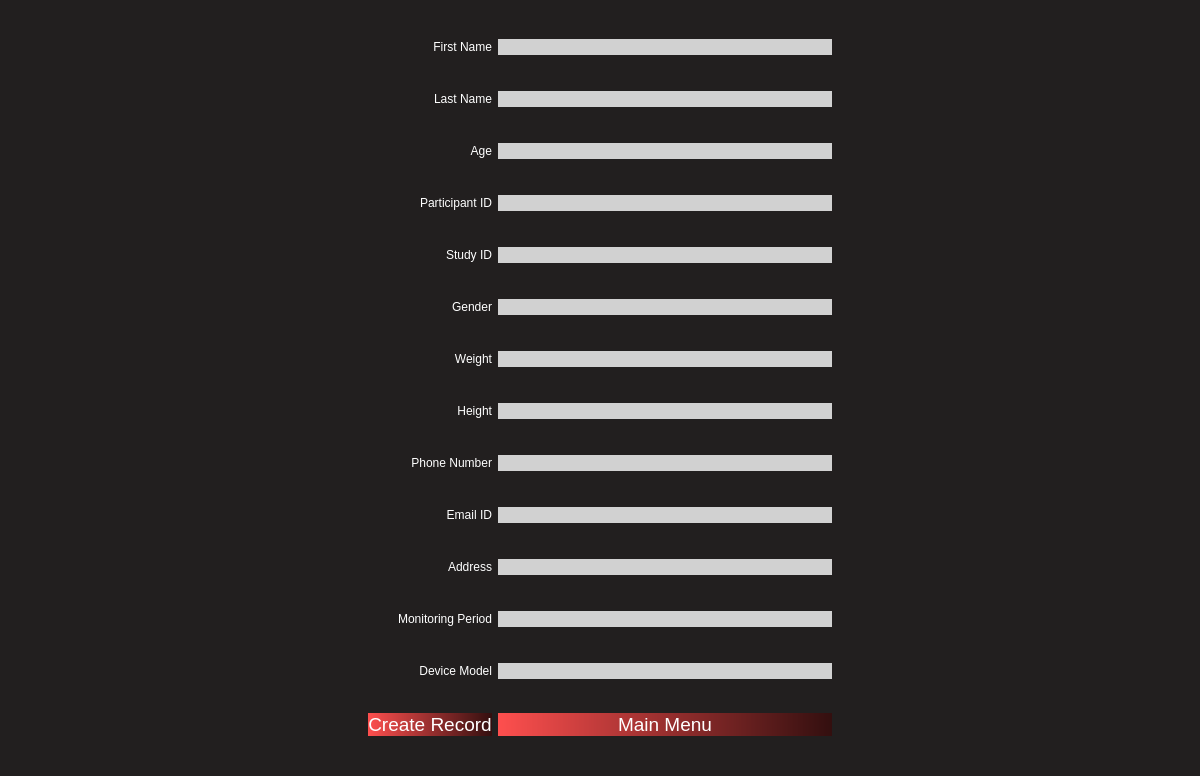
<?xml version="1.0" encoding="UTF-8"?>
<ui version="4.0">
 <class>Dialog</class>
 <widget class="QWidget" name="Dialog">
  <property name="geometry">
   <rect>
    <x>0</x>
    <y>0</y>
    <width>1200</width>
    <height>776</height>
   </rect>
  </property>
  <property name="windowTitle">
   <string>Configuration</string>
  </property>
  <property name="styleSheet">
   <string notr="true">background-color: rgb(34, 31, 31);</string>
  </property>
  <layout class="QGridLayout" name="gridLayout">
   <item row="0" column="0">
    <spacer name="horizontalSpacer_2">
     <property name="orientation">
      <enum>Qt::Horizontal</enum>
     </property>
     <property name="sizeHint" stdset="0">
      <size>
       <width>357</width>
       <height>20</height>
      </size>
     </property>
    </spacer>
   </item>
   <item row="0" column="1">
    <widget class="QLabel" name="FirstName">
     <property name="styleSheet">
      <string notr="true">color: rgb(255, 255, 255);</string>
     </property>
     <property name="text">
      <string>First Name</string>
     </property>
     <property name="alignment">
      <set>Qt::AlignRight|Qt::AlignTrailing|Qt::AlignVCenter</set>
     </property>
    </widget>
   </item>
   <item row="0" column="2">
    <widget class="QLineEdit" name="FirstNameLabel">
     <property name="styleSheet">
      <string notr="true">background-color: rgb(209, 209, 209);
border-radius: 11px;</string>
     </property>
     <property name="alignment">
      <set>Qt::AlignCenter</set>
     </property>
    </widget>
   </item>
   <item row="0" column="3">
    <spacer name="horizontalSpacer_12">
     <property name="orientation">
      <enum>Qt::Horizontal</enum>
     </property>
     <property name="sizeHint" stdset="0">
      <size>
       <width>357</width>
       <height>20</height>
      </size>
     </property>
    </spacer>
   </item>
   <item row="1" column="0">
    <spacer name="horizontalSpacer_13">
     <property name="orientation">
      <enum>Qt::Horizontal</enum>
     </property>
     <property name="sizeHint" stdset="0">
      <size>
       <width>357</width>
       <height>20</height>
      </size>
     </property>
    </spacer>
   </item>
   <item row="1" column="1">
    <widget class="QLabel" name="LastName">
     <property name="styleSheet">
      <string notr="true">color: rgb(255, 255, 255);</string>
     </property>
     <property name="text">
      <string>Last Name</string>
     </property>
     <property name="alignment">
      <set>Qt::AlignRight|Qt::AlignTrailing|Qt::AlignVCenter</set>
     </property>
    </widget>
   </item>
   <item row="1" column="2">
    <widget class="QLineEdit" name="LastNameLabel">
     <property name="styleSheet">
      <string notr="true">background-color: rgb(209, 209, 209);
border-radius: 11px;</string>
     </property>
     <property name="alignment">
      <set>Qt::AlignCenter</set>
     </property>
    </widget>
   </item>
   <item row="1" column="3">
    <spacer name="horizontalSpacer_20">
     <property name="orientation">
      <enum>Qt::Horizontal</enum>
     </property>
     <property name="sizeHint" stdset="0">
      <size>
       <width>357</width>
       <height>20</height>
      </size>
     </property>
    </spacer>
   </item>
   <item row="2" column="0">
    <spacer name="horizontalSpacer_21">
     <property name="orientation">
      <enum>Qt::Horizontal</enum>
     </property>
     <property name="sizeHint" stdset="0">
      <size>
       <width>357</width>
       <height>20</height>
      </size>
     </property>
    </spacer>
   </item>
   <item row="2" column="1">
    <widget class="QLabel" name="Age">
     <property name="styleSheet">
      <string notr="true">color: rgb(255, 255, 255);</string>
     </property>
     <property name="text">
      <string>Age</string>
     </property>
     <property name="alignment">
      <set>Qt::AlignRight|Qt::AlignTrailing|Qt::AlignVCenter</set>
     </property>
    </widget>
   </item>
   <item row="2" column="2">
    <widget class="QLineEdit" name="AgeLabel">
     <property name="styleSheet">
      <string notr="true">background-color: rgb(209, 209, 209);
border-radius: 11px;</string>
     </property>
     <property name="alignment">
      <set>Qt::AlignCenter</set>
     </property>
    </widget>
   </item>
   <item row="3" column="0">
    <spacer name="horizontalSpacer_31">
     <property name="orientation">
      <enum>Qt::Horizontal</enum>
     </property>
     <property name="sizeHint" stdset="0">
      <size>
       <width>357</width>
       <height>20</height>
      </size>
     </property>
    </spacer>
   </item>
   <item row="3" column="1">
    <widget class="QLabel" name="ParticipantID_2">
     <property name="styleSheet">
      <string notr="true">color: rgb(255, 255, 255);</string>
     </property>
     <property name="text">
      <string>Participant ID</string>
     </property>
     <property name="alignment">
      <set>Qt::AlignRight|Qt::AlignTrailing|Qt::AlignVCenter</set>
     </property>
    </widget>
   </item>
   <item row="3" column="2">
    <widget class="QLineEdit" name="ParticipantIDLabel">
     <property name="styleSheet">
      <string notr="true">background-color: rgb(209, 209, 209);
border-radius: 11px;</string>
     </property>
     <property name="alignment">
      <set>Qt::AlignCenter</set>
     </property>
    </widget>
   </item>
   <item row="3" column="3">
    <spacer name="horizontalSpacer_32">
     <property name="orientation">
      <enum>Qt::Horizontal</enum>
     </property>
     <property name="sizeHint" stdset="0">
      <size>
       <width>357</width>
       <height>20</height>
      </size>
     </property>
    </spacer>
   </item>
   <item row="4" column="0">
    <spacer name="horizontalSpacer_33">
     <property name="orientation">
      <enum>Qt::Horizontal</enum>
     </property>
     <property name="sizeHint" stdset="0">
      <size>
       <width>357</width>
       <height>20</height>
      </size>
     </property>
    </spacer>
   </item>
   <item row="4" column="1">
    <widget class="QLabel" name="StudyID_3">
     <property name="styleSheet">
      <string notr="true">color: rgb(255, 255, 255);</string>
     </property>
     <property name="text">
      <string>Study ID</string>
     </property>
     <property name="alignment">
      <set>Qt::AlignRight|Qt::AlignTrailing|Qt::AlignVCenter</set>
     </property>
    </widget>
   </item>
   <item row="4" column="2">
    <widget class="QLineEdit" name="StudyIDLabel">
     <property name="styleSheet">
      <string notr="true">background-color: rgb(209, 209, 209);
border-radius: 11px;</string>
     </property>
     <property name="alignment">
      <set>Qt::AlignCenter</set>
     </property>
    </widget>
   </item>
   <item row="4" column="3">
    <spacer name="horizontalSpacer_34">
     <property name="orientation">
      <enum>Qt::Horizontal</enum>
     </property>
     <property name="sizeHint" stdset="0">
      <size>
       <width>357</width>
       <height>20</height>
      </size>
     </property>
    </spacer>
   </item>
   <item row="5" column="0">
    <spacer name="horizontalSpacer_35">
     <property name="orientation">
      <enum>Qt::Horizontal</enum>
     </property>
     <property name="sizeHint" stdset="0">
      <size>
       <width>357</width>
       <height>20</height>
      </size>
     </property>
    </spacer>
   </item>
   <item row="5" column="1">
    <widget class="QLabel" name="Gender">
     <property name="styleSheet">
      <string notr="true">color: rgb(255, 255, 255);</string>
     </property>
     <property name="text">
      <string>Gender</string>
     </property>
     <property name="alignment">
      <set>Qt::AlignRight|Qt::AlignTrailing|Qt::AlignVCenter</set>
     </property>
    </widget>
   </item>
   <item row="5" column="2">
    <widget class="QLineEdit" name="GenderLabel">
     <property name="styleSheet">
      <string notr="true">background-color: rgb(209, 209, 209);
border-radius: 11px;</string>
     </property>
     <property name="alignment">
      <set>Qt::AlignCenter</set>
     </property>
    </widget>
   </item>
   <item row="5" column="3">
    <spacer name="horizontalSpacer_36">
     <property name="orientation">
      <enum>Qt::Horizontal</enum>
     </property>
     <property name="sizeHint" stdset="0">
      <size>
       <width>357</width>
       <height>20</height>
      </size>
     </property>
    </spacer>
   </item>
   <item row="6" column="0">
    <spacer name="horizontalSpacer_39">
     <property name="orientation">
      <enum>Qt::Horizontal</enum>
     </property>
     <property name="sizeHint" stdset="0">
      <size>
       <width>357</width>
       <height>20</height>
      </size>
     </property>
    </spacer>
   </item>
   <item row="6" column="1">
    <widget class="QLabel" name="Weight_2">
     <property name="styleSheet">
      <string notr="true">color: rgb(255, 255, 255);</string>
     </property>
     <property name="text">
      <string>Weight</string>
     </property>
     <property name="alignment">
      <set>Qt::AlignRight|Qt::AlignTrailing|Qt::AlignVCenter</set>
     </property>
    </widget>
   </item>
   <item row="6" column="2">
    <widget class="QLineEdit" name="WeightLabel">
     <property name="styleSheet">
      <string notr="true">background-color: rgb(209, 209, 209);
border-radius: 11px;</string>
     </property>
     <property name="alignment">
      <set>Qt::AlignCenter</set>
     </property>
    </widget>
   </item>
   <item row="6" column="3">
    <spacer name="horizontalSpacer_41">
     <property name="orientation">
      <enum>Qt::Horizontal</enum>
     </property>
     <property name="sizeHint" stdset="0">
      <size>
       <width>357</width>
       <height>20</height>
      </size>
     </property>
    </spacer>
   </item>
   <item row="7" column="0">
    <spacer name="horizontalSpacer">
     <property name="orientation">
      <enum>Qt::Horizontal</enum>
     </property>
     <property name="sizeHint" stdset="0">
      <size>
       <width>357</width>
       <height>20</height>
      </size>
     </property>
    </spacer>
   </item>
   <item row="7" column="1">
    <widget class="QLabel" name="Height_2">
     <property name="styleSheet">
      <string notr="true">color: rgb(255, 255, 255);</string>
     </property>
     <property name="text">
      <string>Height</string>
     </property>
     <property name="alignment">
      <set>Qt::AlignRight|Qt::AlignTrailing|Qt::AlignVCenter</set>
     </property>
    </widget>
   </item>
   <item row="7" column="2">
    <widget class="QLineEdit" name="HeightLabel">
     <property name="styleSheet">
      <string notr="true">background-color: rgb(209, 209, 209);
border-radius: 11px;</string>
     </property>
     <property name="alignment">
      <set>Qt::AlignCenter</set>
     </property>
    </widget>
   </item>
   <item row="7" column="3">
    <spacer name="horizontalSpacer_3">
     <property name="orientation">
      <enum>Qt::Horizontal</enum>
     </property>
     <property name="sizeHint" stdset="0">
      <size>
       <width>357</width>
       <height>20</height>
      </size>
     </property>
    </spacer>
   </item>
   <item row="8" column="0">
    <spacer name="horizontalSpacer_4">
     <property name="orientation">
      <enum>Qt::Horizontal</enum>
     </property>
     <property name="sizeHint" stdset="0">
      <size>
       <width>357</width>
       <height>20</height>
      </size>
     </property>
    </spacer>
   </item>
   <item row="8" column="1">
    <widget class="QLabel" name="PhoneNumber">
     <property name="styleSheet">
      <string notr="true">color: rgb(255, 255, 255);</string>
     </property>
     <property name="text">
      <string>Phone Number</string>
     </property>
     <property name="alignment">
      <set>Qt::AlignRight|Qt::AlignTrailing|Qt::AlignVCenter</set>
     </property>
    </widget>
   </item>
   <item row="8" column="2">
    <widget class="QLineEdit" name="PhoneNumberLabel">
     <property name="styleSheet">
      <string notr="true">background-color: rgb(209, 209, 209);
border-radius: 11px;</string>
     </property>
     <property name="alignment">
      <set>Qt::AlignCenter</set>
     </property>
    </widget>
   </item>
   <item row="8" column="3">
    <spacer name="horizontalSpacer_8">
     <property name="orientation">
      <enum>Qt::Horizontal</enum>
     </property>
     <property name="sizeHint" stdset="0">
      <size>
       <width>357</width>
       <height>20</height>
      </size>
     </property>
    </spacer>
   </item>
   <item row="9" column="0">
    <spacer name="horizontalSpacer_5">
     <property name="orientation">
      <enum>Qt::Horizontal</enum>
     </property>
     <property name="sizeHint" stdset="0">
      <size>
       <width>357</width>
       <height>20</height>
      </size>
     </property>
    </spacer>
   </item>
   <item row="9" column="1">
    <widget class="QLabel" name="EmailID">
     <property name="styleSheet">
      <string notr="true">color: rgb(255, 255, 255);</string>
     </property>
     <property name="text">
      <string>Email ID</string>
     </property>
     <property name="alignment">
      <set>Qt::AlignRight|Qt::AlignTrailing|Qt::AlignVCenter</set>
     </property>
    </widget>
   </item>
   <item row="9" column="2">
    <widget class="QLineEdit" name="EmailIDLabel">
     <property name="styleSheet">
      <string notr="true">background-color: rgb(209, 209, 209);
border-radius: 11px;</string>
     </property>
     <property name="alignment">
      <set>Qt::AlignCenter</set>
     </property>
    </widget>
   </item>
   <item row="9" column="3">
    <spacer name="horizontalSpacer_6">
     <property name="orientation">
      <enum>Qt::Horizontal</enum>
     </property>
     <property name="sizeHint" stdset="0">
      <size>
       <width>357</width>
       <height>20</height>
      </size>
     </property>
    </spacer>
   </item>
   <item row="10" column="0">
    <spacer name="horizontalSpacer_9">
     <property name="orientation">
      <enum>Qt::Horizontal</enum>
     </property>
     <property name="sizeHint" stdset="0">
      <size>
       <width>357</width>
       <height>20</height>
      </size>
     </property>
    </spacer>
   </item>
   <item row="10" column="1">
    <widget class="QLabel" name="Address">
     <property name="styleSheet">
      <string notr="true">color: rgb(255, 255, 255);</string>
     </property>
     <property name="text">
      <string>Address</string>
     </property>
     <property name="alignment">
      <set>Qt::AlignRight|Qt::AlignTrailing|Qt::AlignVCenter</set>
     </property>
    </widget>
   </item>
   <item row="10" column="2">
    <widget class="QLineEdit" name="AddressLabel">
     <property name="styleSheet">
      <string notr="true">background-color: rgb(209, 209, 209);
border-radius: 11px;</string>
     </property>
     <property name="alignment">
      <set>Qt::AlignCenter</set>
     </property>
    </widget>
   </item>
   <item row="10" column="3">
    <spacer name="horizontalSpacer_7">
     <property name="orientation">
      <enum>Qt::Horizontal</enum>
     </property>
     <property name="sizeHint" stdset="0">
      <size>
       <width>357</width>
       <height>20</height>
      </size>
     </property>
    </spacer>
   </item>
   <item row="11" column="0">
    <spacer name="horizontalSpacer_10">
     <property name="orientation">
      <enum>Qt::Horizontal</enum>
     </property>
     <property name="sizeHint" stdset="0">
      <size>
       <width>357</width>
       <height>20</height>
      </size>
     </property>
    </spacer>
   </item>
   <item row="11" column="1">
    <widget class="QLabel" name="MonitoringPeriod">
     <property name="styleSheet">
      <string notr="true">color: rgb(255, 255, 255);</string>
     </property>
     <property name="text">
      <string>Monitoring Period</string>
     </property>
     <property name="alignment">
      <set>Qt::AlignRight|Qt::AlignTrailing|Qt::AlignVCenter</set>
     </property>
    </widget>
   </item>
   <item row="11" column="2">
    <widget class="QLineEdit" name="MonitoringPeriodLabel">
     <property name="styleSheet">
      <string notr="true">background-color: rgb(209, 209, 209);
border-radius: 11px;</string>
     </property>
     <property name="alignment">
      <set>Qt::AlignCenter</set>
     </property>
    </widget>
   </item>
   <item row="11" column="3">
    <spacer name="horizontalSpacer_11">
     <property name="orientation">
      <enum>Qt::Horizontal</enum>
     </property>
     <property name="sizeHint" stdset="0">
      <size>
       <width>357</width>
       <height>20</height>
      </size>
     </property>
    </spacer>
   </item>
   <item row="12" column="0">
    <spacer name="horizontalSpacer_14">
     <property name="orientation">
      <enum>Qt::Horizontal</enum>
     </property>
     <property name="sizeHint" stdset="0">
      <size>
       <width>357</width>
       <height>20</height>
      </size>
     </property>
    </spacer>
   </item>
   <item row="12" column="1">
    <widget class="QLabel" name="TrackerModel">
     <property name="styleSheet">
      <string notr="true">color: rgb(255, 255, 255);</string>
     </property>
     <property name="text">
      <string>Device Model</string>
     </property>
     <property name="alignment">
      <set>Qt::AlignRight|Qt::AlignTrailing|Qt::AlignVCenter</set>
     </property>
    </widget>
   </item>
   <item row="12" column="2">
    <widget class="QLineEdit" name="TrackerModelLabel">
     <property name="styleSheet">
      <string notr="true">background-color: rgb(209, 209, 209);
border-radius: 11px;</string>
     </property>
     <property name="alignment">
      <set>Qt::AlignCenter</set>
     </property>
    </widget>
   </item>
   <item row="12" column="3">
    <spacer name="horizontalSpacer_15">
     <property name="orientation">
      <enum>Qt::Horizontal</enum>
     </property>
     <property name="sizeHint" stdset="0">
      <size>
       <width>357</width>
       <height>20</height>
      </size>
     </property>
    </spacer>
   </item>
   <item row="13" column="0">
    <spacer name="horizontalSpacer_37">
     <property name="orientation">
      <enum>Qt::Horizontal</enum>
     </property>
     <property name="sizeHint" stdset="0">
      <size>
       <width>357</width>
       <height>20</height>
      </size>
     </property>
    </spacer>
   </item>
   <item row="13" column="1">
    <widget class="QPushButton" name="CreateRecord">
     <property name="styleSheet">
      <string notr="true">font-size: 14pt;background-color: qlineargradient(spread:pad, x1:0, y1:0, x2:1, y2:0, stop:0 rgba(254,79,78,255), stop:1 rgba(51,15,15,255));
font: 9pt &quot;Microsoft YaHei UI&quot;;
color: rgb(255, 255, 255);
border-style: solid;
border-radius: 15px;</string>
     </property>
     <property name="text">
      <string>Create Record</string>
     </property>
    </widget>
   </item>
   <item row="13" column="2">
    <widget class="QPushButton" name="MainMenu">
     <property name="styleSheet">
      <string notr="true">font-size: 14pt;background-color: qlineargradient(spread:pad, x1:0, y1:0, x2:1, y2:0, stop:0 rgba(254,79,78,255), stop:1 rgba(51,15,15,255));
font: 9pt &quot;Microsoft YaHei UI&quot;;
color: rgb(255, 255, 255);
border-style: solid;
border-radius: 15px;</string>
     </property>
     <property name="text">
      <string>Main Menu</string>
     </property>
    </widget>
   </item>
   <item row="13" column="3">
    <spacer name="horizontalSpacer_30">
     <property name="orientation">
      <enum>Qt::Horizontal</enum>
     </property>
     <property name="sizeHint" stdset="0">
      <size>
       <width>357</width>
       <height>20</height>
      </size>
     </property>
    </spacer>
   </item>
  </layout>
 </widget>
 <resources/>
 <connections/>
</ui>
